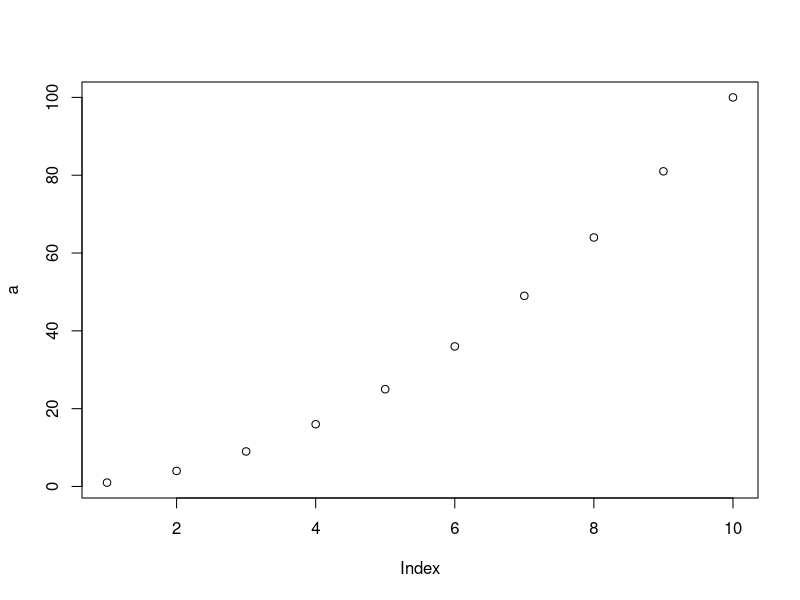
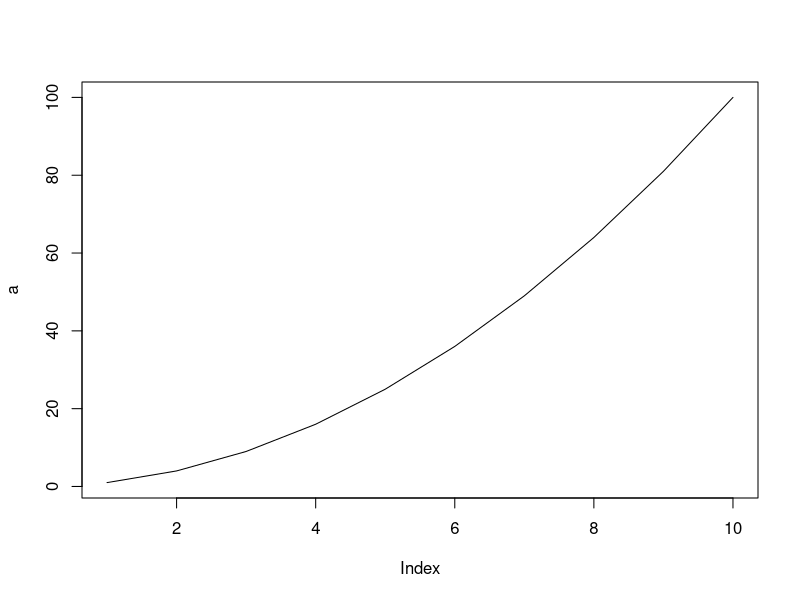
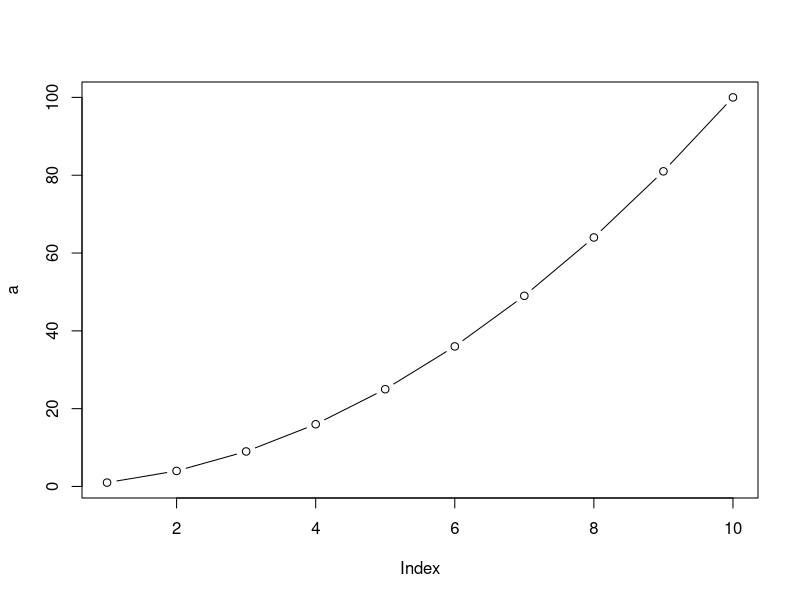
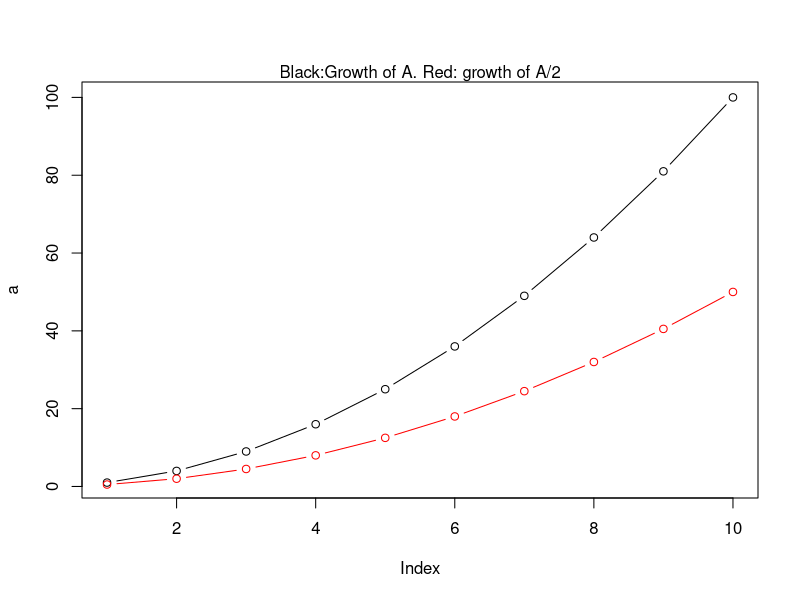
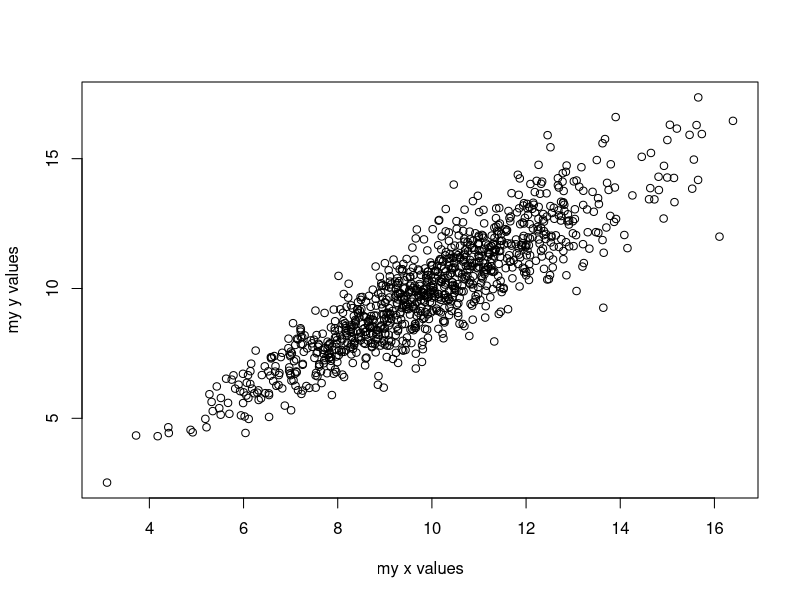
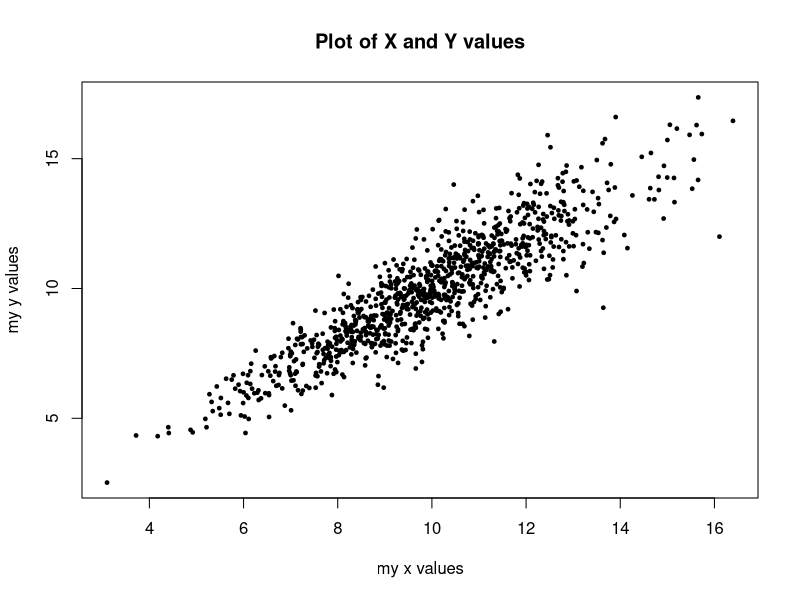
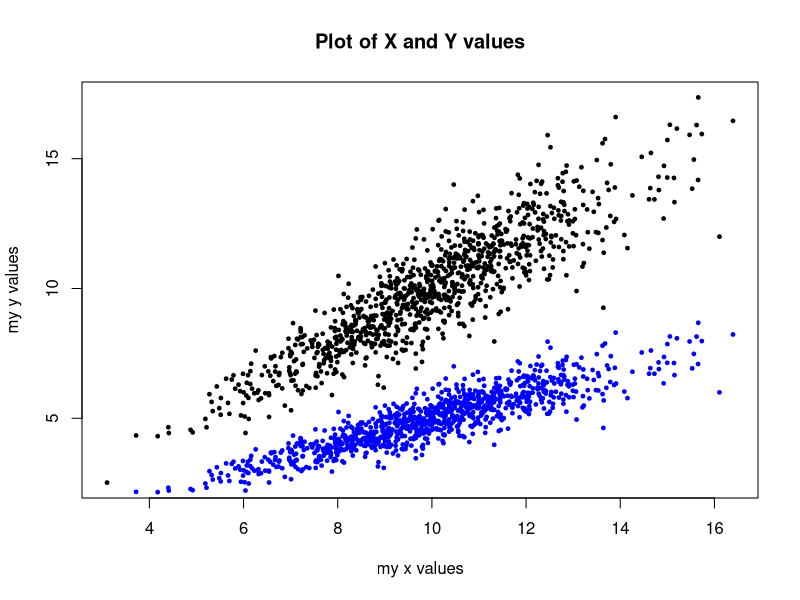
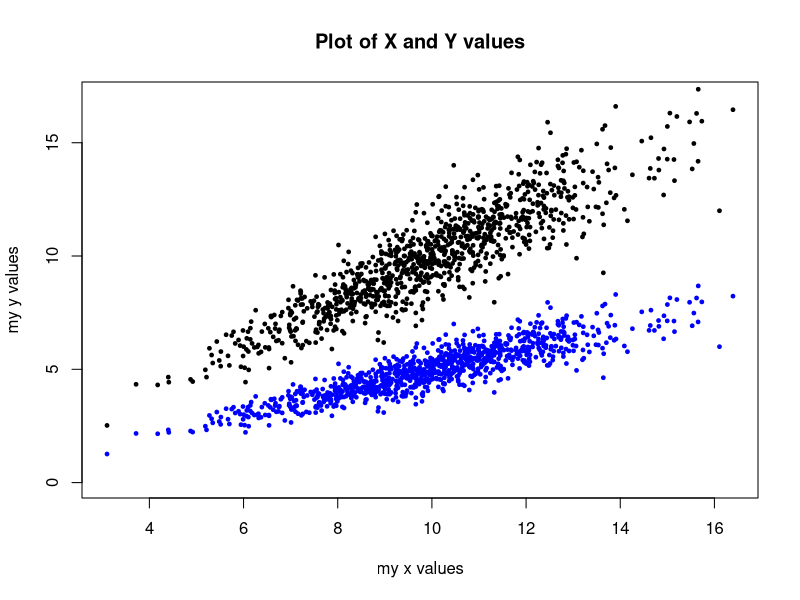

Recreate these plots in R, in order.
## ---- chunk 1

1+2
10000^2
sqrt(64)

## ---- chunk 2

s <- sqrt(64)
s

a <- 2
b <- 5
c <- a*b
c

## ---- chunk 3

c(1,2,3)
sum(c(1,10,100))
mean(c(1,10,100))
median(c(1,10,100))
max(c(1,10,100))
min(c(1,10,100))

## ---- chunk 4

a <- c(1,10,100)
a
2*a
a+1
sum(a)
mean(a)
median(a)
sd(a)
var(a)
length(a)

## ---- chunk 5

A <- c(1,10,100)
A
str(A) 
class(A)
typeof(A)

B <- 1:10 
B
str(B)
class(B)
typeof(B)

C <- c("prime1"=2, "prime2"=3, "prime3"=5, "prime4"=7)
C
str(C)
class(C)
typeof(C)

D <- "x1" 
D
str(D)
class(D)
typeof(D)

E <- c("x1", "y2", "z3")
E
str(E)
names(E) <- c("code1","code2","code3")
E
str(E)
class(E)
typeof(E)

## ---- chunk 6

x <- factor(c("single", "married", "married", "single","defacto","widowed"))
x
str(x)
levels(x)

## ---- chunk 7

y <- c("good", "very good", "fair", "poor","good")
str(y)
yy <- factor(y, levels = c("very poor","poor","fair","good","very good"),ordered = TRUE)
yy
str(yy)
levels(yy)

## ---- chunk 8

myvariable1 <- 0
as.logical(myvariable1)

myvariable2 <- 1
as.logical(myvariable2)

vals <- c(0,1,0,1,0,0,0,1,1,0,1,0,1,0)
vals
str(vals) 
as.logical(vals)

## ---- chunk 9

a <- c(2:22,98,124,3002)
length(a)
a[2]
a[3:4]
a[c(1,3)] 
a[length(a)]
a[(length(a)-1)]

x <- a[10:(length(a)-1)] * 2
x

## ---- chunk 10

a <- c(1.9,2.7,3.3,5.1,9.9,0)
a
as.integer(a)
as.character(a)
as.logical(a)
as.factor(a)

b <- c("abc","def","ghi","jkl")
b
as.numeric(b)
as.logical(b)
as.integer(b)
my_factor <- as.factor(b)
as.numeric(my_factor)

## ---- chunk 11

nums <- 1:5
sample(x = nums, size = 3)
sample(x = nums, size = 5)
sample(x = nums ,size = 10, replace = TRUE)

## ---- chunk 12

d <- rnorm(n = 5, mean = 10, sd = 2)
d

## ---- chunk 13

b <- rbinom(n = 20, size = 50, prob = 0.5)
b
mean(b)

## ---- chunk 14

a <- (1:10)^2
a
plot(a)

plot(a,type="l")

plot(a,type="b")

plot(a,type="b")
lines(a/2, type="b",col="red")
mtext("Black:Growth of A. Red: growth of A/2")

## ---- chunk 15

x_vals <- rnorm(n = 1000, mean = 10, sd = 2)

d_error <- rnorm(n = 1000, mean = 1, sd = 0.1)

y_vals <- x_vals * d_error

plot(x=x_vals, y=y_vals, xlab="my x values", ylab="my y values")

plot(x=x_vals, y=y_vals, xlab="my x values", ylab="my y values",pch=19, cex=0.5, main="Plot of X and Y values")

plot(x=x_vals, y=y_vals, xlab="my x values", ylab="my y values",pch=19, cex=0.5, main="Plot of X and Y values")
points(x=x_vals, y=y_vals/2, pch=19, cex=0.5,col="blue")

plot(x=x_vals, y=y_vals, xlab="my x values", ylab="my y values",pch=19, 
     cex=0.5, main="Plot of X and Y values",
     ylim=c(0,17))
points(x=x_vals, y=y_vals/2, pch=19, cex=0.5,col="blue")

## ---- chunk 16

linear_regression_model <- lm(y_vals ~ x_vals)

summary(linear_regression_model)

SLOPE <- linear_regression_model$coefficients[1]
INTERCEPT <- linear_regression_model$coefficients[2]

HEADER <- paste("Slope:",signif(SLOPE,4),"Intercept:",signif(INTERCEPT,4))

plot(x=x_vals, y=y_vals, xlab="my x values", ylab="my y values",pch=19, cex=0.5)
abline(linear_regression_model,col="red",lty=2,lwd=3)
mtext(HEADER)

## ---- chunk 17

names(a) <- 1:length(a)
barplot(a)

barplot(a,horiz = TRUE,las=1, xlab = "Measurements")

## ---- chunk 18

boxplot(x_vals, y_vals/2)
boxplot(x_vals, y_vals/2, names=c("X values", "Y values"),ylab="Measurement (cm)")

## ---- chunk 19

hist(x_vals)

par(mfrow = c(2, 1))
hist(x_vals,main="")
hist(y_vals,main="")

## ---- chunk 20

sessionInfo()

